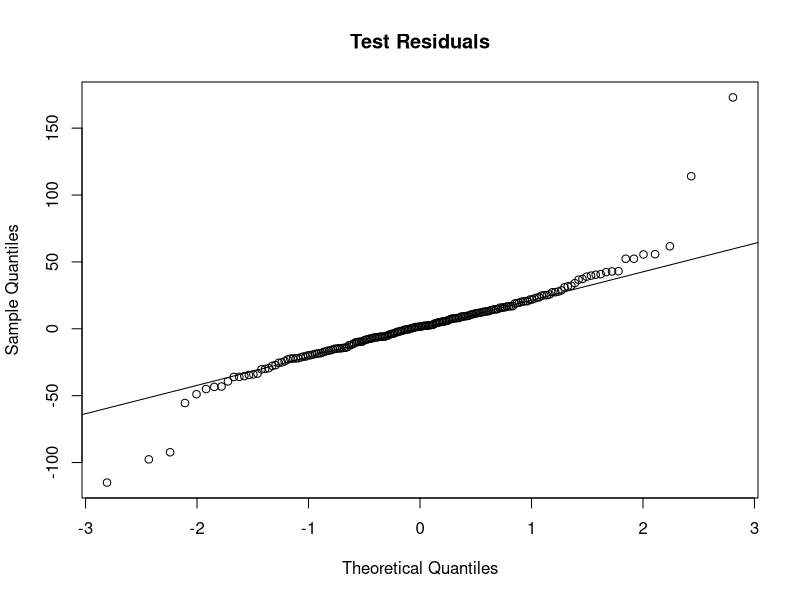
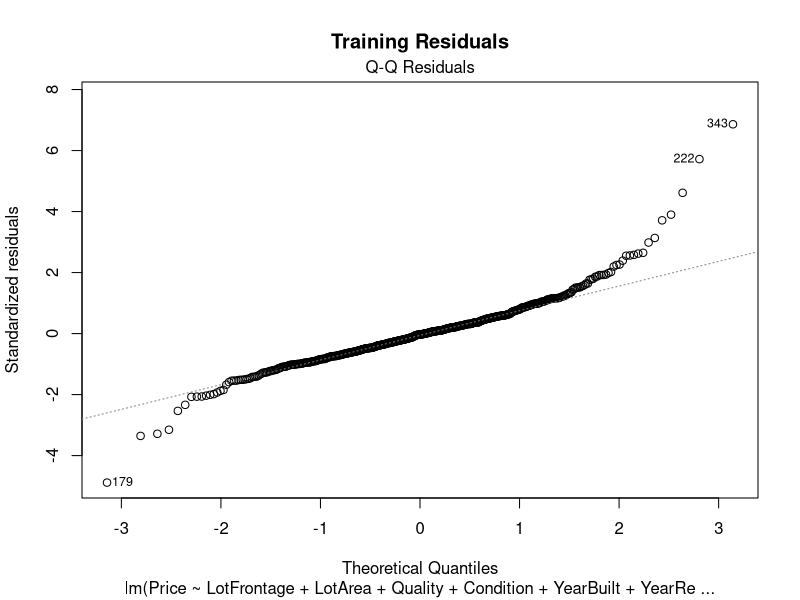
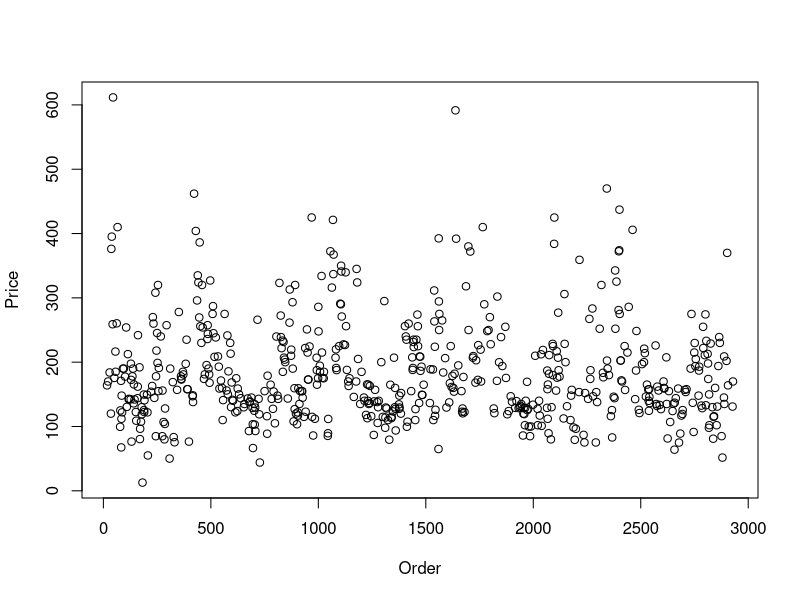
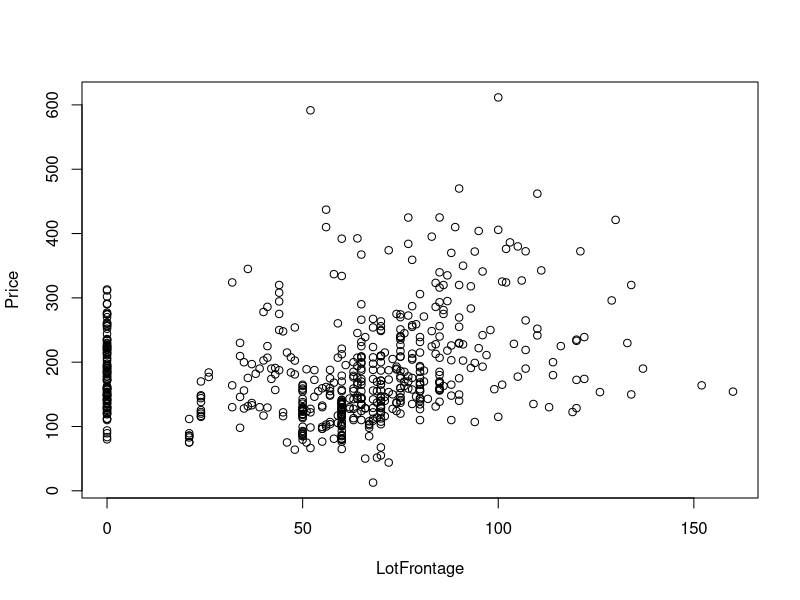
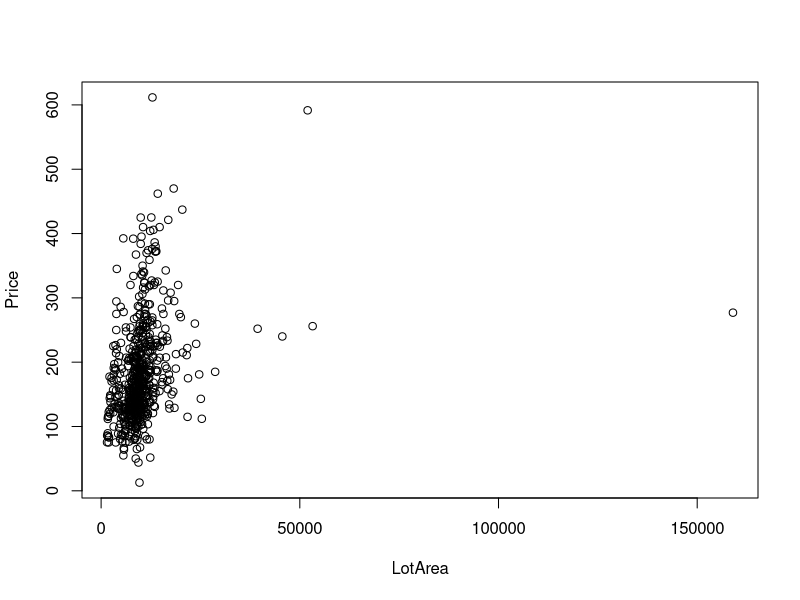
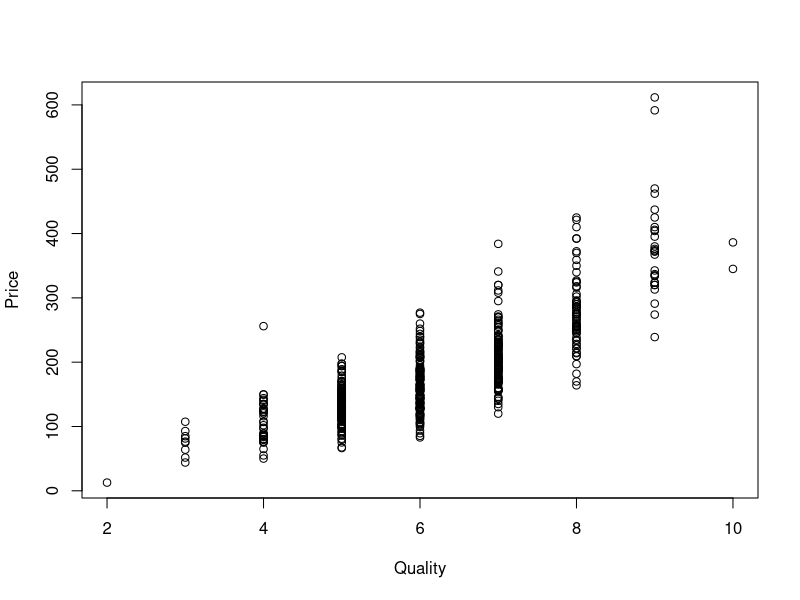
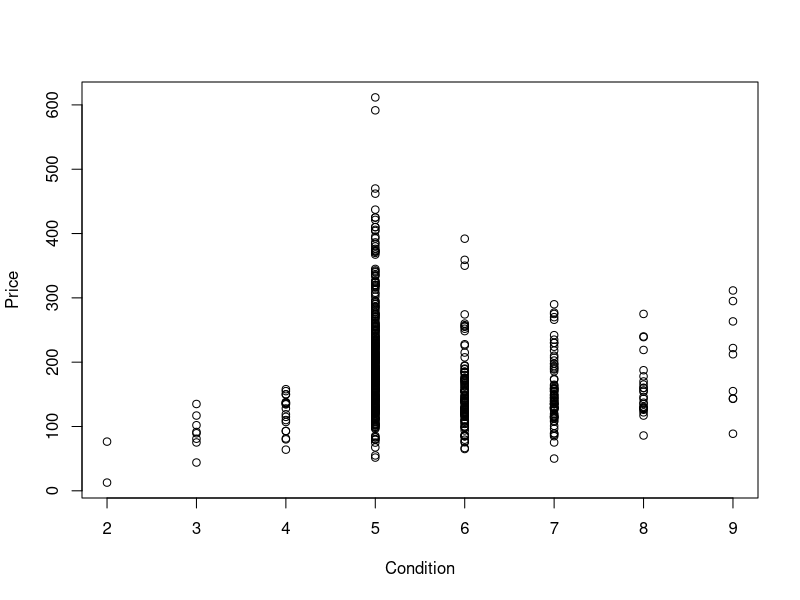
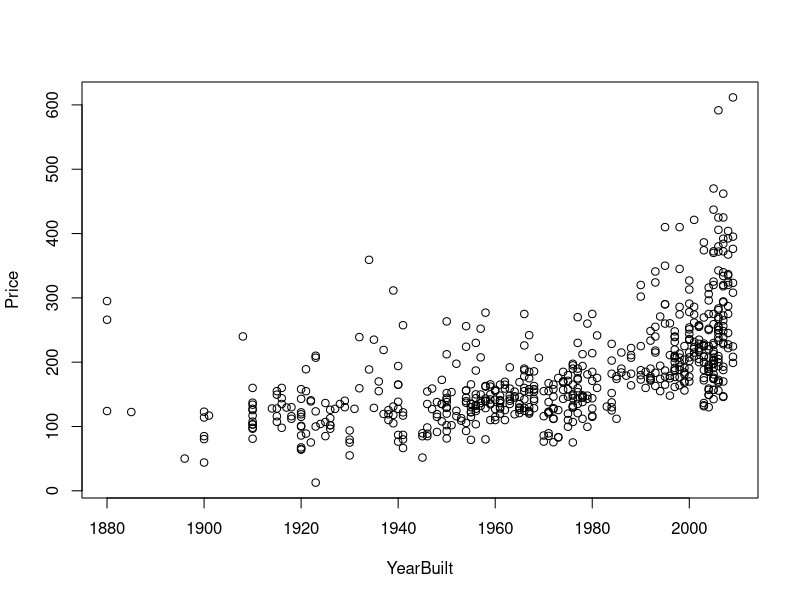

These charts were generated, in order, by the following R code:
## ---- chunk 1
library(tidyverse)

ames_train <- read_csv("AmesTrain10.csv")
ames_test <- read_csv("AmesTest10.csv")
## ---- chunk 2
basic_mod <- lm(formula = Price ~ LotFrontage + LotArea + Quality + Condition + 
    YearBuilt + YearRemodel + BasementFinSF + BasementSF + GroundSF + 
    FullBath + Bedroom + Fireplaces + GarageSF + 
    ScreenPorchSF, data = ames_train)

test_price <- predict(basic_mod, newdata = ames_test)
## ---- chunk 3
test_resid <- test_price - ames_test$Price
## ---- chunk 4
mean(test_resid)
sd(test_resid)

sd(basic_mod$residuals)
## ---- chunk 5
qqnorm(test_resid, main = "Test Residuals")
qqline(test_resid)

plot(basic_mod, 2, main = "Training Residuals")
## ---- chunk 6
head(sort(abs(test_resid)/sd(test_resid), decreasing = TRUE))
## ---- chunk 7
cross_cor <- cor(ames_test$Price, test_price)

summary(basic_mod)$r.squared - cross_cor^2
## ---- chunk 8
plot(Price ~ ., data = select(ames_train, where(is.numeric)))
## ---- chunk 9

## ---- chunk 10
house_ex <- data.frame(
  Order = 0,
  Price = 0,
  LotFrontage = 328,
  LotArea = 21540,
  LotConfig = NA,
  HouseStyle = "2Story",
  Quality = 7,
  Condition = 5,
  YearBuilt = 1987,
  YearRemodel = 1999,
  ExteriorQ = "Gd",
  ExteriorC = "Gd",
  Foundation = "PConc",
  BasementHt = "Ex",
  BasementC = "None",
  BasementFin = "Unf",
  BasementFinSF = 0,
  BasementUnFinSF = 757,
  BasementSF = 757,
  Heating = "GasA",
  HeatingQC = "Ex",
  CentralAir = "Y",
  FirstSF = 1485,
  SecondSF = 947,
  GroundSF = 2432,
  BasementFBath = 0,
  BasementHBath = 0,
  FullBath = 2,
  HalfBath = 1,
  Bedroom = 4,
  KitchenQ = NA,
  TotalRooms = 11,
  Fireplaces = 1,
  GarageType = "BuiltIn",
  GarageCars = 2,
  GarageSF = 588,
  GarageQ = "TA",
  GarageC = "TA",
  WoodDeckSF = 0,
  OpenPorchSF = 205,
  EnclosedPorchSF = 0,
  ScreenPorchSF = 0
)
